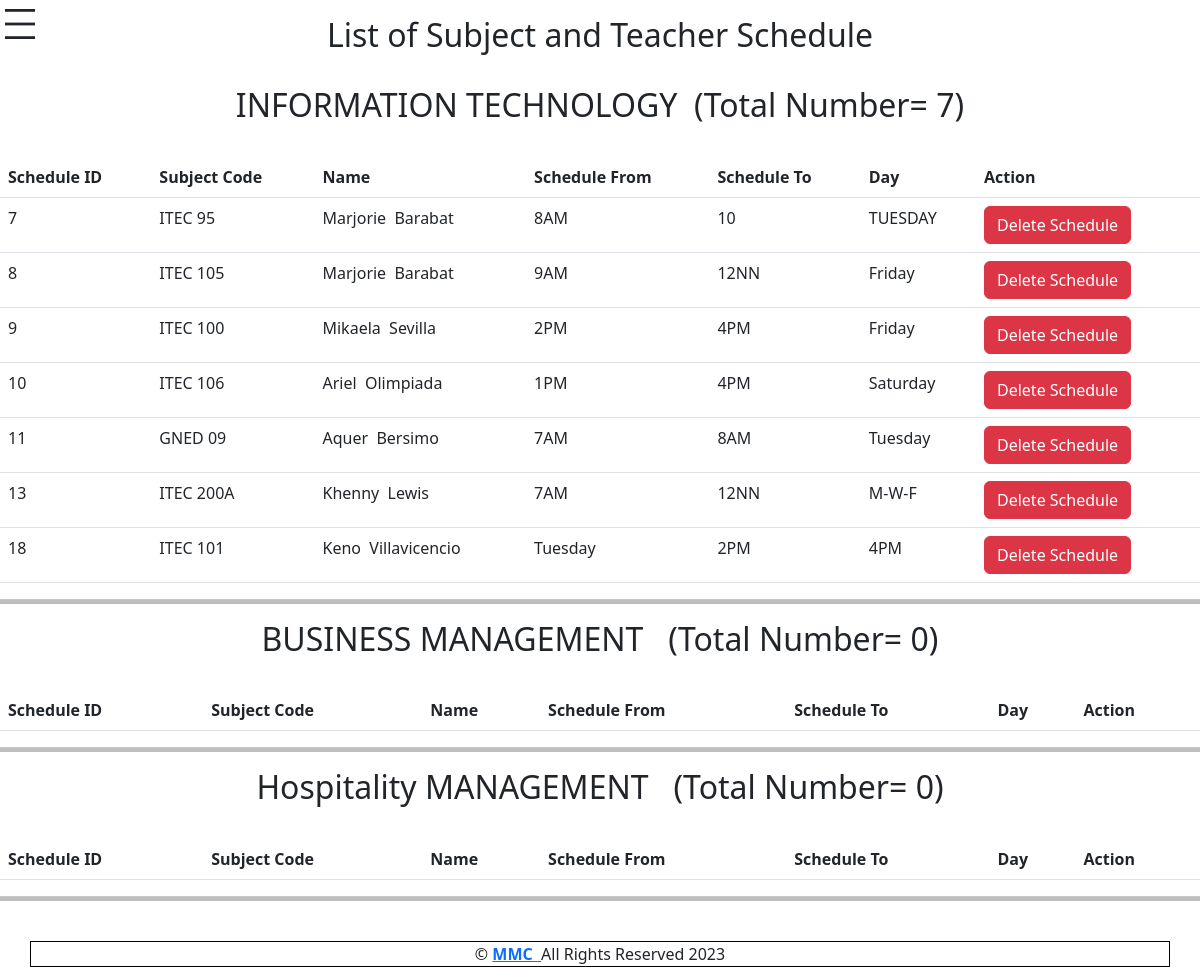
The app's page /super/subject_teacher.php (signed in) with its own data.
### tables this page shows
CREATE TABLE `tblschedule` (
  `schedID` int(11) NOT NULL,
  `subject_code` varchar(11) NOT NULL,
  `accountID` varchar(100) NOT NULL,
  `facultyname` varchar(100) NOT NULL,
  `schedFrom` varchar(30) NOT NULL,
  `schedTo` varchar(30) NOT NULL,
  `schedDay` varchar(100) NOT NULL,
  `course` varchar(100) NOT NULL,
  `cnum` varchar(11) NOT NULL
);

### super/subject_teacher.php (the view, shortened to what this page needs)
<?php
include "db_conn.php";
if (isset($_SESSION['admin_ID'],$_SESSION['full_name'], $_SESSION['username'])) {
 ?>
<!DOCTYPE html>
<html lang="en">
<head>
    <link rel="stylesheet" href="css/subject.css">
    <link href="https://cdn.jsdelivr.net/npm/bootstrap@5.2.3/dist/css/bootstrap.min.css" rel="stylesheet"
>
</head>
<body>
    <button class="navbar-toggler position-fixed" type="button" data-bs-toggle="offcanvas"
        data-bs-target="#offcanvasNavbar" aria-controls="offcanvasNavbar">
        <span class="material-symbols-outlined text-dark fs-1 mt-1">
        </span>
    </button>
    <nav class="navbar bg-body-tertiary">
    </nav>
    <main id="subject">
        <h2>List of Subject and Teacher Schedule </h2><br>
<div>
    <div>
         <?php
            $query = "SELECT COUNT(*) AS total FROM tblschedule WHERE course = 'Bachelor of Science in Information Technology'";
            $stmt = $db->prepare($query);
            $stmt->execute();
            $row = $stmt->fetch(PDO::FETCH_ASSOC);
            $totalIT = $row['total'];
                    ?>
    <table class="table">
        <h2>INFORMATION TECHNOLOGY&nbsp;&nbsp;(Total Number=&nbsp;<?php echo $totalIT; ?>)</h2><br>
        <?php
        $query = "SELECT * FROM tblschedule WHERE course ='Bachelor of Science in Information Technology'";
        $result = $db->query($query);
        $html = '';
        while ($row = $result->fetch(PDO::FETCH_ASSOC)) {
            $html .= "<tr>";
             $html .= "<td>{$row['schedID']}</td>";
            $html .= "<td>{$row['subject_code']}</td>";
            $html .= "<td>{$row['facultyname']}</td>";
            $html .= "<td>{$row['schedFrom']}</td>";
            $html .= "<td>{$row['schedTo']}</td>";
            $html .= "<td>{$row['schedDay']}</td>";
           $html .= "<td><a href='deleteSched.php?schedID={$row['schedID']}' class='btn btn-danger'onclick='return confirmDelete()'>Delete Schedule</a></td>";
            $html .= "</tr>";
        }
        ?>
        <thead>
        <tr>
            <th scope="col">Schedule ID</th>
            <th scope="col">Subject Code</th>
            <th scope="col">Name</th>
            <th scope="col">Schedule From</th>
            <th scope="col">Schedule To</th>
            <th scope="col">Day</th>
            <th scope="col">Action</th>
        </tr>
        </thead>
        <tbody>
        <?php echo $html; ?>
        </tbody>
    </table>
</div>
<hr>
<div>
               <?php
            $query = "SELECT COUNT(*) AS total FROM tblschedule WHERE course = 'Bachelor of Science in Business Management'";
            $stmt = $db->prepare($query);
            $stmt->execute();
            $row = $stmt->fetch(PDO::FETCH_ASSOC);
            $totalBM = $row['total'];
                    ?>
    <table class="table">
        <h2>BUSINESS MANAGEMENT &nbsp;&nbsp;(Total Number=&nbsp;<?php echo $totalBM; ?>)</h2><br>
        <thead>
        <tr>
            <th scope="col">Schedule ID</th>
            <th scope="col">Subject Code</th>
            <th scope="col">Name</th>
            <th scope="col">Schedule From</th>
            <th scope="col">Schedule To</th>
            <th scope="col">Day</th>
            <th scope="col">Action</th>
        </tr>
        </thead>
    </table>
</div>
<hr>
<div>           <?php
            $query = "SELECT COUNT(*) AS total FROM tblschedule WHERE course = 'Bachelor of Science in Hospitality Management'";
            $stmt = $db->prepare($query);
            $stmt->execute();
            $row = $stmt->fetch(PDO::FETCH_ASSOC);
            $totalHM = $row['total'];
                    ?>
    <table class="table">
        <h2>Hospitality MANAGEMENT &nbsp;&nbsp;(Total Number=&nbsp;<?php echo $totalHM; ?>)</h2><br>
        <thead>
        <tr>
            <th scope="col">Schedule ID</th>
            <th scope="col">Subject Code</th>
            <th scope="col">Name</th>
            <th scope="col">Schedule From</th>
            <th scope="col">Schedule To</th>
            <th scope="col">Day</th>
            <th scope="col">Action</th>
        </tr>
        </thead>
    </table>
</div>
<hr>
</main>
<br>
   <footer id="footer" style="text-align:center;">
    <div class="container">
      <div class="copyright">
        &copy;  <span><a href="#"><strong>MMC&nbsp;&nbsp;</strong></a></span>All Rights Reserved 2023
      </div>
    </div>
  </footer>
</body>
</html>
<?php
}else{
     header("Location: ../super/index.php");
     exit();
}
 ?>

### super/css/subject.css (style rules this page uses)
* { padding: 0; margin: 0; }
h2 { text-align: center; margin-bottom: 40px; }
.container { display: flex; flex-direction: column; justify-content: center; border: 1px solid black; margin-left: 20px; }
hr { border: none; height: 5px; background-color: black; }

### records on screen
tblschedule: schedID "7", subject_code "ITEC 95", facultyname "Marjorie Barabat", schedFrom "8AM", schedTo "10", schedDay "TUESDAY"
tblschedule: schedID "8", subject_code "ITEC 105", facultyname "Marjorie Barabat", schedFrom "9AM", schedTo "12NN", schedDay "Friday"
tblschedule: schedID "9", subject_code "ITEC 100", facultyname "Mikaela Sevilla", schedFrom "2PM", schedTo "4PM", schedDay "Friday"
tblschedule: schedID "10", subject_code "ITEC 106", facultyname "Ariel Olimpiada", schedFrom "1PM", schedTo "4PM", schedDay "Saturday"
tblschedule: schedID "11", subject_code "GNED 09", facultyname "Aquer Bersimo", schedFrom "7AM", schedTo "8AM", schedDay "Tuesday"
tblschedule: schedID "13", subject_code "ITEC 200A", facultyname "Khenny Lewis", schedFrom "7AM", schedTo "12NN", schedDay "M-W-F"
tblschedule: schedID "18", subject_code "ITEC 101", facultyname "Keno Villavicencio", schedFrom "Tuesday", schedTo "2PM", schedDay "4PM"

### other values on screen
$totalIT "7"
$totalBM "0"
$totalHM "0"
